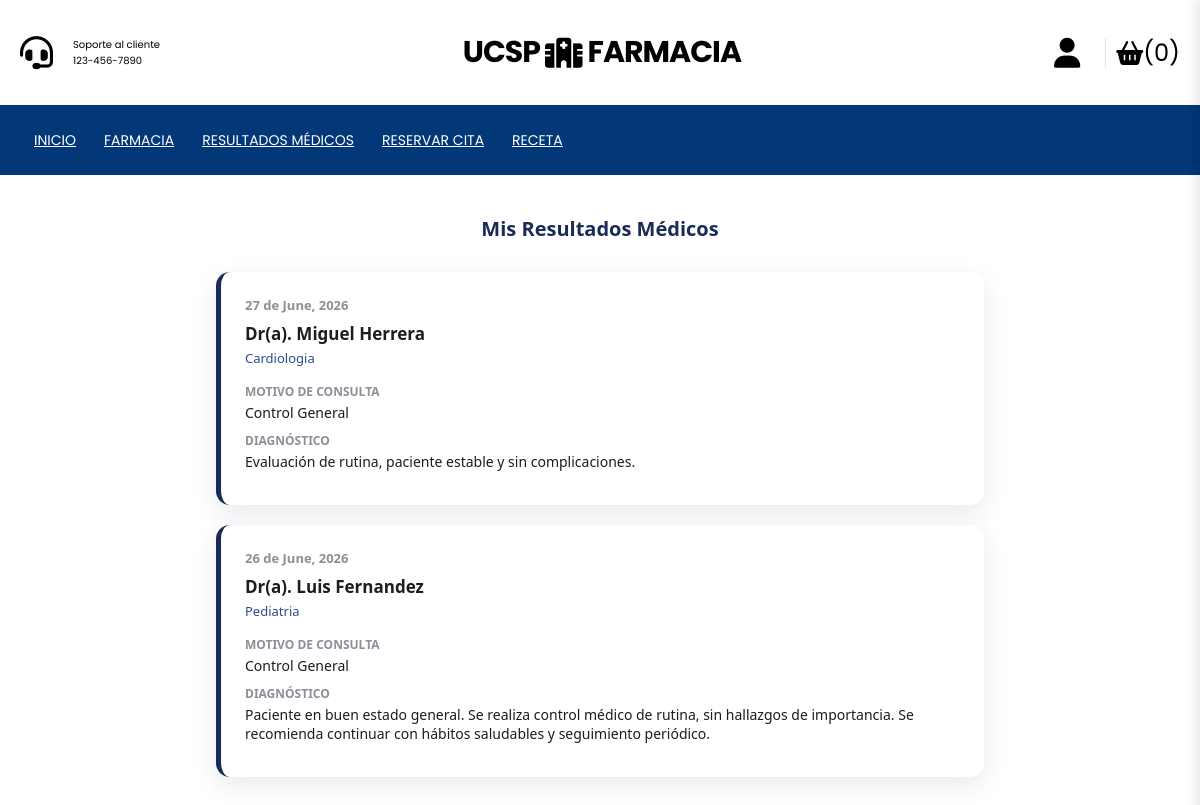
Page /diseno/pages/consultapaciente.php (signed in) on the committed database.
### tables this page shows
CREATE TABLE `consulta` (
  `id` int(11) NOT NULL,
  `id_cita` int(11) NOT NULL,
  `id_paciente` int(11) NOT NULL,
  `id_doctor` int(11) NOT NULL,
  `fecha_consulta` date NOT NULL,
  `motivo` varchar(255) DEFAULT NULL,
  `diagnostico` text NOT NULL,
  `creado_en` timestamp NOT NULL DEFAULT current_timestamp()
);

CREATE TABLE `usuario` (
  `id` int(11) NOT NULL,
  `tipo_documento` varchar(20) NOT NULL,
  `numero_documento` varchar(20) NOT NULL,
  `fecha_nacimiento` date NOT NULL,
  `nombres` varchar(100) NOT NULL,
  `apellidos` varchar(100) NOT NULL,
  `telefono` varchar(15) NOT NULL,
  `password` varchar(255) NOT NULL,
  `rol` enum('paciente','doctor','administrador') NOT NULL DEFAULT 'paciente',
  `especialidad` varchar(100) DEFAULT NULL,
  `id_departamento` int(11) DEFAULT NULL,
  `creado_en` timestamp NOT NULL DEFAULT current_timestamp()
);

### php/sesion.php (called while the page is built, shortened)
<?php
$usuarioLogueado = isset($_SESSION['logueado']) && $_SESSION['logueado'] === true;
$rolUsuario = $usuarioLogueado ? htmlspecialchars($_SESSION['rol']) : '';
?>

### diseno/pages/consultapaciente.php (the view, shortened to what this page needs)
<?php
require_once __DIR__ . '/../../php/sesion.php';
require_once __DIR__ . '/../../php/conexion_bd.php';
$conn = $conexion;
$misConsultas = [];
if ($usuarioLogueado) {
    $idPaciente = $_SESSION['id_usuario'];
    $sql = "SELECT c.fecha_consulta, c.motivo, c.diagnostico, u.nombres, u.apellidos, u.especialidad
            FROM consulta c
            INNER JOIN usuario u ON c.id_doctor = u.id
            WHERE c.id_paciente = ?
            ORDER BY c.fecha_consulta DESC";
    $stmt = $conn->prepare($sql);
    $stmt->bind_param("i", $idPaciente);
    $stmt->execute();
    $result = $stmt->get_result();
    while ($row = $result->fetch_assoc()) {
        $misConsultas[] = $row;
    }
}
?>
<!DOCTYPE html>
<html lang="en">
<head>
    <link rel="stylesheet" href="https://cdnjs.cloudflare.com/ajax/libs/font-awesome/6.5.2/css/all.min.css"/>
    <link rel="stylesheet" href="../css/style.css">
    <link rel="stylesheet" href="../css/style1.css">
</head>
<body>
<header>
    <div class="container-hero">
        <div class="container hero">
            <div class="customer-support">
                <i class="fa-solid fa-headset"></i>
                <div class="content-customer-support">
                    <span class="text">Soporte al cliente</span>
                    <span class="number">123-456-7890</span>
                </div>
            </div>
            <div class="container-logo">
                <h1 class="logo"><a href="/">UCSP</a></h1>
                <i class="fa-solid fa-hospital"></i>
                <h1 class="logo"><a href="/">FARMACIA</a></h1>
            </div>
            <div class="container-icons">
                <div class="container-user">
                    <i class="fas fa-user"></i>
                </div>
                <div class="container-cart">
                    <i class="fa-solid fa-basket-shopping"></i>
                    <div class="content-shopping-cart">
                        <span class="number">(0)</span>
                    </div>
                </div>
            </div>
        </div>
    </div>
        <div class="container__menu">
            <div class="menu">
                <nav>
                    <ul>
                        <?php if ($rolUsuario === 'paciente'): ?>
                            <li><a href="../pages/index.php">Inicio</a></li>
                            <li><a href="../pages/farmacia.php">Farmacia</a></li>
                            <li><a href="../pages/consultapaciente.php">Resultados Médicos</a></li>
                            <li><a href="../pages/citapaciente.php">Reservar Cita</a></li>
                            <li><a href="../pages/recetapaciente.php">Receta</a></li>
                        <?php endif; ?>
                    </ul>
                </nav>
            </div>
        </div>
</header>
    <div class="page-content-resultados">
        <h1>Mis Resultados Médicos</h1>
        <?php if (count($misConsultas) > 0): ?>
            <?php foreach ($misConsultas as $consulta): ?>
                <div class="consulta-card">
                    <div class="consulta-fecha">
                        <?php echo date('d \d\e F, Y', strtotime($consulta['fecha_consulta'])); ?>
                    </div>
                    <div class="consulta-doctor">
                        Dr(a). <?php echo htmlspecialchars($consulta['nombres'] . ' ' . $consulta['apellidos']); ?>
                    </div>
                    <div class="consulta-especialidad">
                        <?php echo htmlspecialchars($consulta['especialidad'] ?? ''); ?>
                    </div>
                    <div class="consulta-detalle">
                        <label>Motivo de consulta</label>
                        <p><?php echo htmlspecialchars($consulta['motivo'] ?: 'No especificado'); ?></p>
                    </div>
                    <div class="consulta-detalle">
                        <label>Diagnóstico</label>
                        <p><?php echo htmlspecialchars($consulta['diagnostico']); ?></p>
                    </div>
                </div>
            <?php endforeach; ?>
        <?php else: ?>
            <div class="sin-resultados">
                <p>Aún no tienes consultas médicas registradas.</p>
            </div>
        <?php endif; ?>
    </div>
</body>
</html>

### diseno/css/style.css (style rules this page uses)
:root { --primary-color: white; --background-color: #f9f5f0; --dark-color: white; }
html { font-size: 62.5%; font-family: 'Poppins', sans-serif; }
* { margin: 0; padding: 0; box-sizing: border-box; }
.container { max-width: 120rem; margin: 0 auto; }
.container-hero { background-color: white; }
.hero { display: flex; justify-content: space-between; align-items: center; padding: 2rem 0; }
.customer-support { display: flex; align-items: center; gap: 2rem; }
.customer-support i { font-size: 3.3rem; }
.content-customer-support { display: flex; flex-direction: column; }
.container-logo { display: flex; align-items: center; gap: 0.5rem; }
.container-logo i { font-size: 3rem; }
.container-logo h1 a { text-decoration: none; color: #000; font-size: 3rem; text-transform: uppercase; letter-spacing: -1px; }
.container-user { display: flex; gap: 1rem; cursor: pointer; }
.container-user .fa-user { font-size: 3rem; color: black; padding-right: 2.5rem; border-right: 1px solid #e2e2e2; }
.content-shopping-cart { display: flex; flex-direction: column; }
.container-user { position: relative; display: inline-block; }
.container-icons { display: flex; align-items: center; justify-content: flex-end; }
.container-user, .container-cart { margin-left: 10px; font-size: 24px; display: flex; align-items: center; }
.container__menu { width: 100%; height: 70px; background: #023877; padding: 0px 20px; }
.menu { max-width: 1200px; margin: auto; height: 100%; }
nav { height: 100%; }
nav > ul { height: 100%; display: flex; }
nav ul li { height: 100%; list-style: none; position: relative; }
nav > ul > li > a { width: 100%; height: 100%; display: flex; align-items: center; padding: 14px; color: white; text-transform: uppercase; font-size: 14px; transition: all 300ms ease; }
.container { max-width: 1200px; margin:0 auto; padding:3rem 2rem; }

### diseno/css/style1.css (style rules this page uses)
html { font-size: 62.5%; font-family: 'Poppins', sans-serif; }

### diseno/pages/consultapaciente.php (style rules this page uses)
.page-content-resultados { max-width: 800px; margin: 40px auto; padding: 0 16px; font-family: 'Segoe UI', sans-serif; }
.page-content-resultados h1 { text-align:center; margin-bottom: 30px; color:#1b2a56; }
.consulta-card { background:#fff; border-radius:14px; box-shadow: 0 8px 24px rgba(27,42,86,0.10); padding:24px; margin-bottom:20px; border-left: 5px solid #1b2a56; }
.consulta-fecha { font-size:13px; color:#8a8f98; font-weight:600; margin-bottom:8px; }
.consulta-doctor { font-size:17px; font-weight:700; color:#1c1c22; margin-bottom:4px; }
.consulta-especialidad { font-size:13px; color:#2e4a8f; margin-bottom:16px; }
.consulta-detalle { margin-bottom:10px; }
.consulta-detalle label { display:block; font-size:12px; font-weight:600; color:#8a8f98; text-transform:uppercase; margin-bottom:3px; }
.consulta-detalle p { font-size:14px; color:#1c1c22; margin:0; }

### rows in the picture
consulta: fecha_consulta "27 de June, 2026", id_doctor.apellidos "Miguel Herrera", id_doctor.especialidad "Cardiologia", motivo "Control General", diagnostico "Evaluación de rutina, paciente estable y sin complicaciones."
consulta: fecha_consulta "26 de June, 2026", id_doctor.apellidos "Luis Fernandez", id_doctor.especialidad "Pediatria", motivo "Control General", diagnostico "Paciente en buen estado general. Se realiza control médico de rutina, sin hallazgos de importancia. Se recomienda continuar con hábitos saludables y seguimiento periódico."
